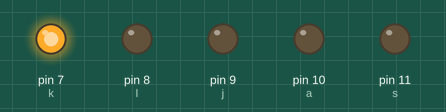
Simulated run of this sketch. Board: Arduino Uno, built with avr-gcc and run on an emulated ATmega328P. Shown: output pins drawn as LEDs (lit = HIGH).

Above: at 0.01 s.
At 1.21 s:
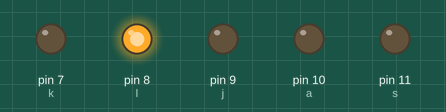
At 2.61 s:
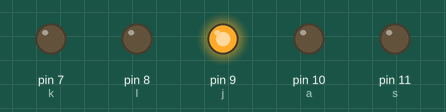
At 4.01 s:
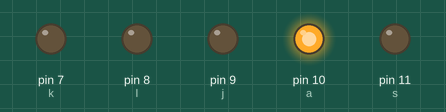
At 5.41 s:
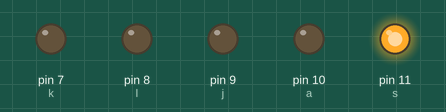
At 10.8 s:
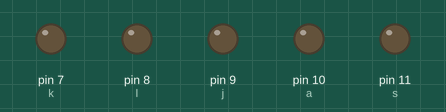
Timing chart, 0 to 12.3 s (numbered marks = the images above):
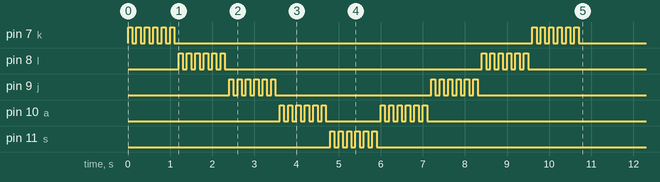

The sketch:

A2_for_4.ino
```cpp
int k = 7;
int l = 8;
int j = 9;
int a = 10;
int s = 11;
void setup()
{
  pinMode(k, OUTPUT);
  pinMode(l, OUTPUT);
  pinMode(j, OUTPUT);
  pinMode(a, OUTPUT);
  pinMode(s, OUTPUT);
  Serial.begin(9600);
  for (int i = 0; i < 6; i++)
  {
    digitalWrite(k, HIGH);
    delay(100);
    digitalWrite(k, LOW);
    delay(100);
  }
  for (int i = 0; i < 6; i++)
  {
    digitalWrite(l, HIGH);
    delay(100);
    digitalWrite(l, LOW);
    delay(100);
  }
  for (int i = 0; i < 6; i++)
  {
    digitalWrite(j, HIGH);
    delay(100);
    digitalWrite(j, LOW);
    delay(100);
  }
  for (int i = 0; i < 6; i++)
  {
    digitalWrite(a, HIGH);
    delay(100);
    digitalWrite(a, LOW);
    delay(100);
  }
  for (int i = 0; i < 6; i++)
  {
    digitalWrite(s, HIGH);
    delay(100);
    digitalWrite(s, LOW);
    delay(100);
  }
  for (int i = 0; i < 6; i++)
  {
    digitalWrite(a, HIGH);
    delay(100);
    digitalWrite(a, LOW);
    delay(100);
  }
  for (int i = 0; i < 6; i++)
  {
    digitalWrite(j, HIGH);
    delay(100);
    digitalWrite(j, LOW);
    delay(100);
  }
  for (int i = 0; i < 6; i++)
  {
    digitalWrite(l, HIGH);
    delay(100);
    digitalWrite(l, LOW);
    delay(100);
  }
  for (int i = 0; i < 6; i++)
  {
    digitalWrite(k, HIGH);
    delay(100);
    digitalWrite(k, LOW);
    delay(100);
  }
}
void loop()
{

}
```
